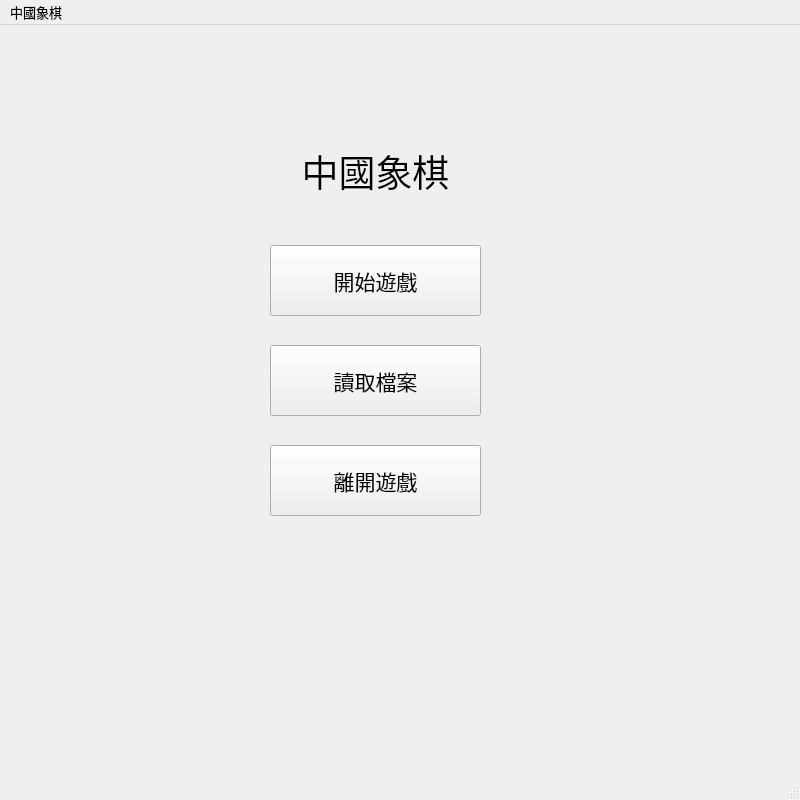
<?xml version="1.0" encoding="UTF-8"?>
<ui version="4.0">
 <class>GameManager</class>
 <widget class="QMainWindow" name="GameManager">
  <property name="geometry">
   <rect>
    <x>0</x>
    <y>0</y>
    <width>800</width>
    <height>800</height>
   </rect>
  </property>
  <property name="font">
   <font>
    <family>微軟正黑體</family>
    <pointsize>10</pointsize>
   </font>
  </property>
  <property name="windowTitle">
   <string>MainWindow</string>
  </property>
  <widget class="QWidget" name="centralwidget">
   <widget class="QPushButton" name="StartGameButton">
    <property name="geometry">
     <rect>
      <x>270</x>
      <y>220</y>
      <width>211</width>
      <height>71</height>
     </rect>
    </property>
    <property name="font">
     <font>
      <family>微軟正黑體</family>
      <pointsize>16</pointsize>
     </font>
    </property>
    <property name="text">
     <string>開始遊戲</string>
    </property>
   </widget>
   <widget class="QPushButton" name="LoadGameButton">
    <property name="geometry">
     <rect>
      <x>270</x>
      <y>320</y>
      <width>211</width>
      <height>71</height>
     </rect>
    </property>
    <property name="font">
     <font>
      <family>微軟正黑體</family>
      <pointsize>16</pointsize>
     </font>
    </property>
    <property name="text">
     <string>讀取檔案</string>
    </property>
   </widget>
   <widget class="QPushButton" name="LeaveGameButton">
    <property name="geometry">
     <rect>
      <x>270</x>
      <y>420</y>
      <width>211</width>
      <height>71</height>
     </rect>
    </property>
    <property name="font">
     <font>
      <family>微軟正黑體</family>
      <pointsize>16</pointsize>
     </font>
    </property>
    <property name="text">
     <string>離開遊戲</string>
    </property>
   </widget>
   <widget class="QLabel" name="label">
    <property name="geometry">
     <rect>
      <x>240</x>
      <y>100</y>
      <width>271</width>
      <height>91</height>
     </rect>
    </property>
    <property name="font">
     <font>
      <family>標楷體</family>
      <pointsize>28</pointsize>
     </font>
    </property>
    <property name="text">
     <string>中國象棋</string>
    </property>
    <property name="alignment">
     <set>Qt::AlignCenter</set>
    </property>
   </widget>
  </widget>
  <widget class="QMenuBar" name="menubar">
   <property name="geometry">
    <rect>
     <x>0</x>
     <y>0</y>
     <width>800</width>
     <height>29</height>
    </rect>
   </property>
   <widget class="QMenu" name="menu">
    <property name="font">
     <font>
      <family>標楷體</family>
     </font>
    </property>
    <property name="title">
     <string>中國象棋</string>
    </property>
   </widget>
   <addaction name="menu"/>
  </widget>
  <widget class="QStatusBar" name="statusbar"/>
 </widget>
 <resources/>
 <connections/>
</ui>
